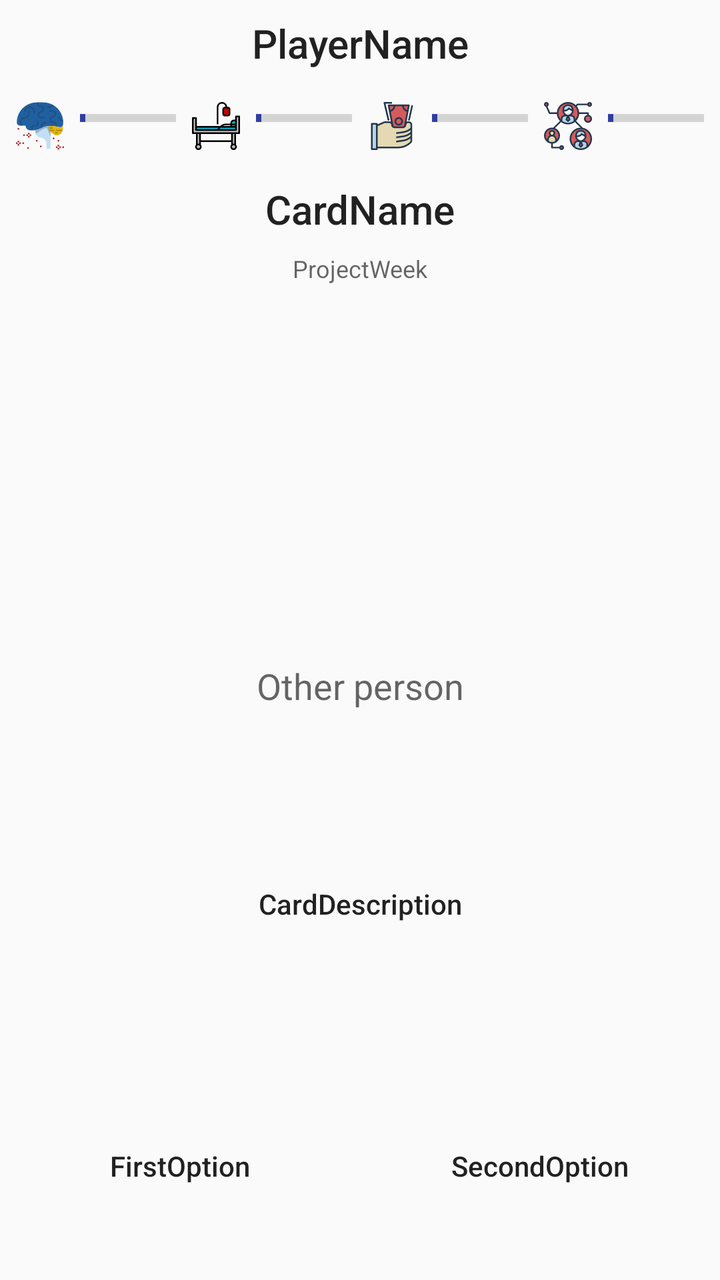
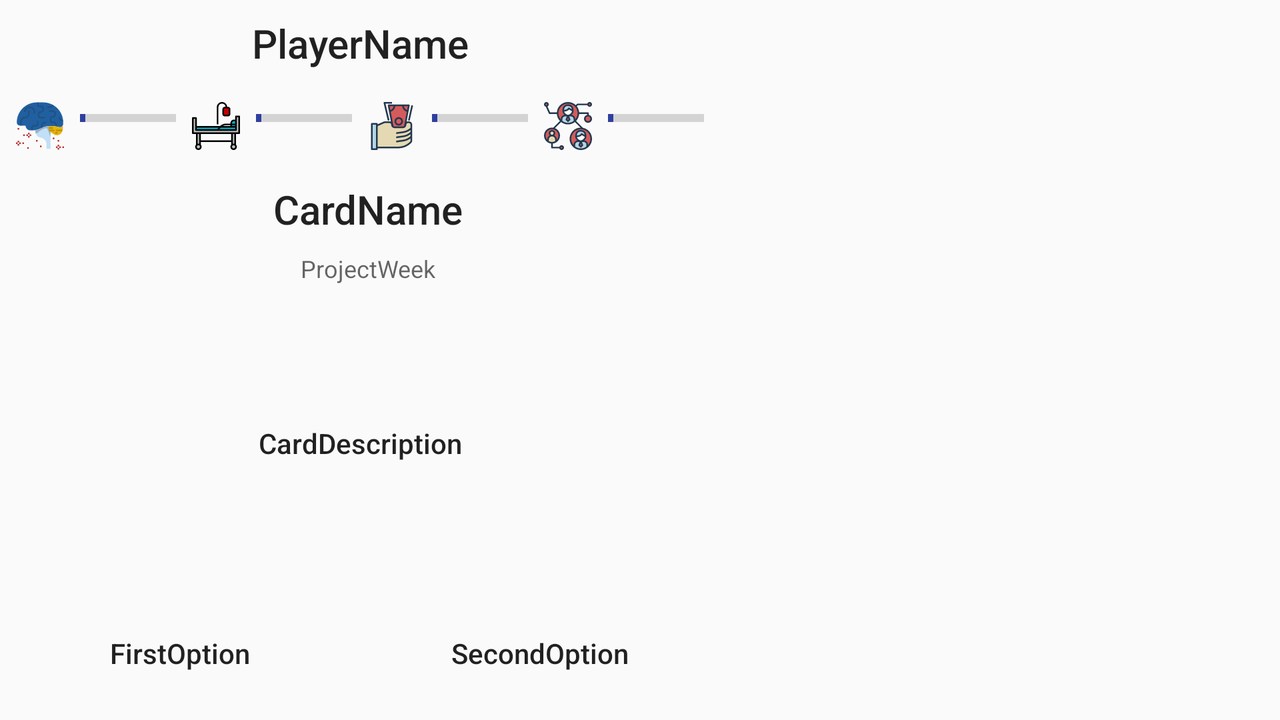

First picture: res/layout/ on a phone held upright. Second picture: the repository's own variant of that layout, on a device whose configuration matches the variant's folder. Source for both follows.
<!-- AndroidManifest.xml: application theme AppTheme -->
<!-- res/layout/activity_game.xml -->
<?xml version="1.0" encoding="utf-8"?>
<android.support.constraint.ConstraintLayout xmlns:android="http://schemas.android.com/apk/res/android"
    xmlns:app="http://schemas.android.com/apk/res-auto"
    xmlns:tools="http://schemas.android.com/tools"
    android:layout_width="match_parent"
    android:layout_height="match_parent"
    tools:context=".activities.GameActivity">

    <TextView
        android:id="@+id/npcNameTextViewId"
        android:layout_width="wrap_content"
        android:layout_height="wrap_content"
        android:layout_marginBottom="8dp"
        android:layout_marginTop="8dp"
        android:text="Other person"
        android:textAppearance="@style/TextAppearance.AppCompat.Medium"
        app:layout_constraintBottom_toTopOf="@+id/cardDescriptionTextViewId"
        app:layout_constraintEnd_toEndOf="parent"
        app:layout_constraintStart_toStartOf="parent"
        app:layout_constraintTop_toBottomOf="@+id/npcFaceImageViewId" />

    <ProgressBar
        android:id="@+id/anxietyBarId"
        style="?android:attr/progressBarStyleHorizontal"
        android:layout_width="0dp"
        android:layout_height="wrap_content"
        android:layout_marginLeft="8dp"
        android:layout_marginStart="8dp"
        android:layout_marginTop="16dp"
        android:progress="5"
        app:layout_constraintStart_toEndOf="@+id/anxietyImageViewId"
        app:layout_constraintTop_toBottomOf="@+id/PlayerNameTextViewId" />

    <ProgressBar
        android:id="@+id/moneyBarId"
        style="?android:attr/progressBarStyleHorizontal"
        android:layout_width="0dp"
        android:layout_height="wrap_content"
        android:layout_marginLeft="8dp"
        android:layout_marginStart="8dp"
        android:layout_marginTop="16dp"
        android:progress="5"
        app:layout_constraintStart_toEndOf="@+id/moneyImageViewId"
        app:layout_constraintTop_toBottomOf="@+id/PlayerNameTextViewId" />

    <ProgressBar
        android:id="@+id/sleepBarId"
        style="?android:attr/progressBarStyleHorizontal"
        android:layout_width="0dp"
        android:layout_height="wrap_content"
        android:layout_marginLeft="8dp"
        android:layout_marginStart="8dp"
        android:layout_marginTop="16dp"
        android:progress="5"
        app:layout_constraintStart_toEndOf="@+id/sleepImageViewId"
        app:layout_constraintTop_toBottomOf="@+id/PlayerNameTextViewId" />

    <ProgressBar
        android:id="@+id/socialLifeBarId"
        style="?android:attr/progressBarStyleHorizontal"
        android:layout_width="wrap_content"
        android:layout_height="wrap_content"
        android:layout_marginLeft="8dp"
        android:layout_marginStart="8dp"
        android:layout_marginTop="16dp"
        android:progress="5"
        app:layout_constraintStart_toEndOf="@+id/socialLifeImageViewId"
        app:layout_constraintTop_toBottomOf="@+id/PlayerNameTextViewId" />

    <ImageView
        android:id="@+id/anxietyImageViewId"
        android:layout_width="wrap_content"
        android:layout_height="wrap_content"
        android:layout_marginLeft="8dp"
        android:layout_marginStart="8dp"
        android:layout_marginTop="16dp"
        app:layout_constraintStart_toStartOf="parent"
        app:layout_constraintTop_toBottomOf="@+id/PlayerNameTextViewId"
        app:srcCompat="@drawable/ic_anxiety" />

    <ImageView
        android:id="@+id/sleepImageViewId"
        android:layout_width="wrap_content"
        android:layout_height="wrap_content"
        android:layout_marginLeft="8dp"
        android:layout_marginStart="8dp"
        android:layout_marginTop="16dp"
        app:layout_constraintStart_toEndOf="@+id/anxietyBarId"
        app:layout_constraintTop_toBottomOf="@+id/PlayerNameTextViewId"
        app:srcCompat="@drawable/ic_sleep" />

    <ImageView
        android:id="@+id/moneyImageViewId"
        android:layout_width="wrap_content"
        android:layout_height="wrap_content"
        android:layout_marginLeft="8dp"
        android:layout_marginStart="8dp"
        android:layout_marginTop="16dp"
        app:layout_constraintStart_toEndOf="@+id/sleepBarId"
        app:layout_constraintTop_toBottomOf="@+id/PlayerNameTextViewId"
        app:srcCompat="@drawable/ic_money" />

    <ImageView
        android:id="@+id/socialLifeImageViewId"
        android:layout_width="wrap_content"
        android:layout_height="wrap_content"
        android:layout_marginBottom="16dp"
        android:layout_marginLeft="8dp"
        android:layout_marginStart="8dp"
        android:layout_marginTop="16dp"
        app:layout_constraintBottom_toTopOf="@+id/cardTitleTextViewId"
        app:layout_constraintStart_toEndOf="@+id/moneyBarId"
        app:layout_constraintTop_toBottomOf="@+id/PlayerNameTextViewId"
        app:srcCompat="@drawable/ic_social_life" />

    <TextView
        android:id="@+id/cardProjectTextViewId"
        android:layout_width="0dp"
        android:layout_height="wrap_content"
        android:layout_marginEnd="16dp"
        android:layout_marginLeft="16dp"
        android:layout_marginRight="16dp"
        android:layout_marginStart="16dp"
        android:layout_marginTop="8dp"
        android:gravity="center_vertical|center_horizontal"
        android:text="ProjectWeek"
        android:textAppearance="@style/TextAppearance.AppCompat.Caption"
        app:layout_constraintEnd_toEndOf="parent"
        app:layout_constraintHorizontal_bias="0.0"
        app:layout_constraintStart_toStartOf="parent"
        app:layout_constraintTop_toBottomOf="@+id/cardTitleTextViewId" />

    <TextView
        android:id="@+id/cardTitleTextViewId"
        android:layout_width="0dp"
        android:layout_height="wrap_content"
        android:layout_marginEnd="16dp"
        android:layout_marginLeft="16dp"
        android:layout_marginRight="16dp"
        android:layout_marginStart="16dp"
        android:layout_marginTop="16dp"
        android:gravity="center_vertical|center_horizontal"
        android:text="CardName"
        android:textAppearance="@style/TextAppearance.AppCompat.Title"
        app:layout_constraintEnd_toEndOf="parent"
        app:layout_constraintHorizontal_bias="0.0"
        app:layout_constraintStart_toStartOf="parent"
        app:layout_constraintTop_toBottomOf="@+id/moneyImageViewId" />

    <TextView
        android:id="@+id/cardDescriptionTextViewId"
        android:layout_width="0dp"
        android:layout_height="0dp"
        android:layout_marginBottom="24dp"
        android:layout_marginEnd="8dp"
        android:layout_marginLeft="8dp"
        android:layout_marginRight="8dp"
        android:layout_marginStart="8dp"
        android:layout_marginTop="7dp"
        android:gravity="center"
        android:text="CardDescription"
        android:textAppearance="@style/TextAppearance.AppCompat.Body2"
        app:layout_constraintBottom_toTopOf="@+id/cardSecondOptionTextViewId"
        app:layout_constraintEnd_toEndOf="parent"
        app:layout_constraintStart_toStartOf="parent"
        app:layout_constraintTop_toBottomOf="@+id/npcNameTextViewId" />

    <TextView
        android:id="@+id/cardFirstOptionTextViewId"
        android:layout_width="0dp"
        android:layout_height="50dp"
        android:layout_marginBottom="32dp"
        android:layout_marginEnd="8dp"
        android:layout_marginLeft="8dp"
        android:layout_marginRight="8dp"
        android:layout_marginStart="8dp"
        android:gravity="center"
        android:onClick="onFirstOptionSelected"
        android:text="FirstOption"
        android:textAppearance="@style/TextAppearance.AppCompat.Body2"
        app:layout_constraintBottom_toBottomOf="parent"
        app:layout_constraintEnd_toStartOf="@+id/cardSecondOptionTextViewId"
        app:layout_constraintStart_toStartOf="parent" />

    <TextView
        android:id="@+id/cardSecondOptionTextViewId"
        android:layout_width="0dp"
        android:layout_height="50dp"
        android:layout_marginBottom="32dp"
        android:layout_marginEnd="8dp"
        android:layout_marginLeft="8dp"
        android:layout_marginRight="8dp"
        android:layout_marginStart="8dp"
        android:gravity="center"
        android:onClick="onSecondOptionSelected"
        android:text="SecondOption"
        android:textAppearance="@style/TextAppearance.AppCompat.Body2"
        app:layout_constraintBottom_toBottomOf="parent"
        app:layout_constraintEnd_toEndOf="parent"
        app:layout_constraintStart_toEndOf="@+id/cardFirstOptionTextViewId" />

    <TextView
        android:id="@+id/PlayerNameTextViewId"
        android:layout_width="0dp"
        android:layout_height="wrap_content"
        android:layout_marginEnd="8dp"
        android:layout_marginLeft="8dp"
        android:layout_marginRight="8dp"
        android:layout_marginStart="8dp"
        android:layout_marginTop="8dp"
        android:gravity="center_vertical|center_horizontal"
        android:text="PlayerName"
        android:textAppearance="@style/TextAppearance.AppCompat.Title"
        app:layout_constraintEnd_toEndOf="parent"
        app:layout_constraintStart_toStartOf="parent"
        app:layout_constraintTop_toTopOf="parent" />

    <ImageView
        android:id="@+id/npcFaceImageViewId"
        android:layout_width="0dp"
        android:layout_height="0dp"
        android:layout_marginEnd="32dp"
        android:layout_marginLeft="32dp"
        android:layout_marginRight="32dp"
        android:layout_marginStart="32dp"
        android:layout_marginTop="16dp"
        app:layout_constraintBottom_toTopOf="@+id/npcNameTextViewId"
        app:layout_constraintEnd_toEndOf="parent"
        app:layout_constraintStart_toStartOf="parent"
        app:layout_constraintTop_toBottomOf="@+id/cardProjectTextViewId"
        app:srcCompat="@drawable/flatmate_2" />

</android.support.constraint.ConstraintLayout>
<!-- resources referenced by this layout -->
<resources>
  <!-- drawable ic_anxiety: vector/xml drawable (drawable, 6450 chars, omitted) -->
  <!-- drawable ic_money: vector/xml drawable (drawable, 7232 chars, omitted) -->
  <!-- drawable ic_sleep: vector/xml drawable (drawable, 3197 chars, omitted) -->
  <!-- drawable ic_social_life: vector/xml drawable (drawable, 35196 chars, omitted) -->
  <style name="AppTheme" parent="Theme.AppCompat.Light.DarkActionBar">
          
          <item name="colorPrimary">@color/colorPrimary</item>
          <item name="colorPrimaryDark">@color/colorPrimaryDark</item>
          <item name="colorAccent">@color/colorAccent</item>
      </style>
  <color name="colorPrimary">#292929</color>
  <color name="colorPrimaryDark">#212121</color>
  <color name="colorAccent">#303F9F</color>
</resources>
<!-- res/layout-land/activity_game.xml (the repository's variant of the layout above) -->
<!-- drawn on the phone turned sideways -->
<?xml version="1.0" encoding="utf-8"?>
<android.support.constraint.ConstraintLayout xmlns:android="http://schemas.android.com/apk/res/android"
    xmlns:app="http://schemas.android.com/apk/res-auto"
    xmlns:tools="http://schemas.android.com/tools"
    android:layout_width="match_parent"
    android:layout_height="match_parent"
    tools:context=".activities.GameActivity">

    <ProgressBar
        android:id="@+id/anxietyBarId"
        style="?android:attr/progressBarStyleHorizontal"
        android:layout_width="0dp"
        android:layout_height="wrap_content"
        android:layout_marginLeft="8dp"
        android:layout_marginStart="8dp"
        android:layout_marginTop="16dp"
        android:progress="5"
        app:layout_constraintStart_toEndOf="@+id/anxietyImageViewId"
        app:layout_constraintTop_toBottomOf="@+id/playerNameId" />

    <ProgressBar
        android:id="@+id/moneyBarId"
        style="?android:attr/progressBarStyleHorizontal"
        android:layout_width="0dp"
        android:layout_height="wrap_content"
        android:layout_marginLeft="8dp"
        android:layout_marginStart="8dp"
        android:layout_marginTop="16dp"
        android:progress="5"
        app:layout_constraintStart_toEndOf="@+id/moneyImageViewId"
        app:layout_constraintTop_toBottomOf="@+id/playerNameId" />

    <ProgressBar
        android:id="@+id/sleepBarId"
        style="?android:attr/progressBarStyleHorizontal"
        android:layout_width="0dp"
        android:layout_height="wrap_content"
        android:layout_marginLeft="8dp"
        android:layout_marginStart="8dp"
        android:layout_marginTop="16dp"
        android:progress="5"
        app:layout_constraintStart_toEndOf="@+id/sleepImageViewId"
        app:layout_constraintTop_toBottomOf="@+id/playerNameId" />

    <ProgressBar
        android:id="@+id/socialLifeBarId"
        style="?android:attr/progressBarStyleHorizontal"
        android:layout_width="wrap_content"
        android:layout_height="wrap_content"
        android:layout_marginLeft="8dp"
        android:layout_marginStart="8dp"
        android:layout_marginTop="16dp"
        android:progress="5"
        app:layout_constraintStart_toEndOf="@+id/cardImageImageViewId"
        app:layout_constraintTop_toBottomOf="@+id/playerNameId" />

    <ImageView
        android:id="@+id/anxietyImageViewId"
        android:layout_width="wrap_content"
        android:layout_height="wrap_content"
        android:layout_marginLeft="8dp"
        android:layout_marginStart="8dp"
        android:layout_marginTop="16dp"
        app:layout_constraintStart_toStartOf="parent"
        app:layout_constraintTop_toBottomOf="@+id/playerNameId"
        app:srcCompat="@drawable/ic_anxiety" />

    <ImageView
        android:id="@+id/sleepImageViewId"
        android:layout_width="wrap_content"
        android:layout_height="wrap_content"
        android:layout_marginLeft="8dp"
        android:layout_marginStart="8dp"
        android:layout_marginTop="16dp"
        app:layout_constraintStart_toEndOf="@+id/anxietyBarId"
        app:layout_constraintTop_toBottomOf="@+id/playerNameId"
        app:srcCompat="@drawable/ic_sleep" />

    <ImageView
        android:id="@+id/moneyImageViewId"
        android:layout_width="wrap_content"
        android:layout_height="wrap_content"
        android:layout_marginLeft="8dp"
        android:layout_marginStart="8dp"
        android:layout_marginTop="16dp"
        app:layout_constraintStart_toEndOf="@+id/sleepBarId"
        app:layout_constraintTop_toBottomOf="@+id/playerNameId"
        app:srcCompat="@drawable/ic_money" />

    <ImageView
        android:id="@+id/cardImageImageViewId"
        android:layout_width="wrap_content"
        android:layout_height="wrap_content"
        android:layout_marginBottom="16dp"
        android:layout_marginLeft="8dp"
        android:layout_marginStart="8dp"
        android:layout_marginTop="16dp"
        app:layout_constraintBottom_toTopOf="@+id/cardNameTextViewId"
        app:layout_constraintStart_toEndOf="@+id/moneyBarId"
        app:layout_constraintTop_toBottomOf="@+id/playerNameId"
        app:srcCompat="@drawable/ic_social_life" />

    <TextView
        android:id="@+id/cardProjectTextViewId"
        android:layout_width="0dp"
        android:layout_height="wrap_content"
        android:layout_marginEnd="8dp"
        android:layout_marginLeft="16dp"
        android:layout_marginRight="8dp"
        android:layout_marginStart="16dp"
        android:layout_marginTop="8dp"
        android:gravity="center_vertical|center_horizontal"
        android:text="ProjectWeek"
        android:textAppearance="@style/TextAppearance.AppCompat.Caption"
        app:layout_constraintEnd_toStartOf="@+id/imageView"
        app:layout_constraintStart_toStartOf="parent"
        app:layout_constraintTop_toBottomOf="@+id/cardNameTextViewId" />

    <TextView
        android:id="@+id/cardNameTextViewId"
        android:layout_width="0dp"
        android:layout_height="wrap_content"
        android:layout_marginEnd="8dp"
        android:layout_marginLeft="16dp"
        android:layout_marginRight="8dp"
        android:layout_marginStart="16dp"
        android:layout_marginTop="16dp"
        android:gravity="center_vertical|center_horizontal"
        android:text="CardName"
        android:textAppearance="@style/TextAppearance.AppCompat.Title"
        app:layout_constraintEnd_toStartOf="@+id/imageView"
        app:layout_constraintStart_toStartOf="parent"
        app:layout_constraintTop_toBottomOf="@+id/moneyImageViewId" />

    <TextView
        android:id="@+id/cardDescriptionTextViewId"
        android:layout_width="0dp"
        android:layout_height="0dp"
        android:layout_marginBottom="16dp"
        android:layout_marginEnd="8dp"
        android:layout_marginLeft="8dp"
        android:layout_marginRight="8dp"
        android:layout_marginStart="8dp"
        android:layout_marginTop="8dp"
        android:gravity="center"
        android:text="CardDescription"
        android:textAppearance="@style/TextAppearance.AppCompat.Body2"
        app:layout_constraintBottom_toTopOf="@+id/cardSecondOptionTextViewId"
        app:layout_constraintEnd_toStartOf="@+id/imageView"
        app:layout_constraintStart_toStartOf="parent"
        app:layout_constraintTop_toBottomOf="@+id/cardProjectTextViewId" />

    <TextView
        android:id="@+id/cardFirstOptionTextViewId"
        android:layout_width="0dp"
        android:layout_height="35dp"
        android:layout_marginBottom="16dp"
        android:layout_marginEnd="8dp"
        android:layout_marginLeft="8dp"
        android:layout_marginRight="8dp"
        android:layout_marginStart="8dp"
        android:gravity="center"
        android:onClick="onFirstOptionSelected"
        android:text="FirstOption"
        android:textAppearance="@style/TextAppearance.AppCompat.Body2"
        app:layout_constraintBottom_toBottomOf="parent"
        app:layout_constraintEnd_toStartOf="@+id/cardSecondOptionTextViewId"
        app:layout_constraintStart_toStartOf="parent" />

    <TextView
        android:id="@+id/cardSecondOptionTextViewId"
        android:layout_width="0dp"
        android:layout_height="35dp"
        android:layout_marginBottom="16dp"
        android:layout_marginEnd="8dp"
        android:layout_marginLeft="8dp"
        android:layout_marginRight="8dp"
        android:layout_marginStart="8dp"
        android:gravity="center"
        android:onClick="onSecondOptionSelected"
        android:text="SecondOption"
        android:textAppearance="@style/TextAppearance.AppCompat.Body2"
        app:layout_constraintBottom_toBottomOf="parent"
        app:layout_constraintEnd_toStartOf="@+id/imageView"
        app:layout_constraintStart_toEndOf="@+id/cardFirstOptionTextViewId" />

    <TextView
        android:id="@+id/playerNameId"
        android:layout_width="0dp"
        android:layout_height="wrap_content"
        android:layout_marginEnd="8dp"
        android:layout_marginLeft="8dp"
        android:layout_marginRight="8dp"
        android:layout_marginStart="8dp"
        android:layout_marginTop="8dp"
        android:gravity="center_vertical|center_horizontal"
        android:text="PlayerName"
        android:textAppearance="@style/TextAppearance.AppCompat.Title"
        app:layout_constraintEnd_toStartOf="@+id/imageView"
        app:layout_constraintStart_toStartOf="parent"
        app:layout_constraintTop_toTopOf="parent" />

    <ImageView
        android:id="@+id/imageView"
        android:layout_width="0dp"
        android:layout_height="0dp"
        android:layout_marginBottom="8dp"
        android:layout_marginEnd="16dp"
        android:layout_marginLeft="8dp"
        android:layout_marginRight="16dp"
        android:layout_marginStart="8dp"
        android:layout_marginTop="8dp"
        app:layout_constraintBottom_toBottomOf="parent"
        app:layout_constraintEnd_toEndOf="parent"
        app:layout_constraintStart_toEndOf="@+id/socialLifeBarId"
        app:layout_constraintTop_toTopOf="parent"
        app:srcCompat="@drawable/ic_place_holder" />

</android.support.constraint.ConstraintLayout>
